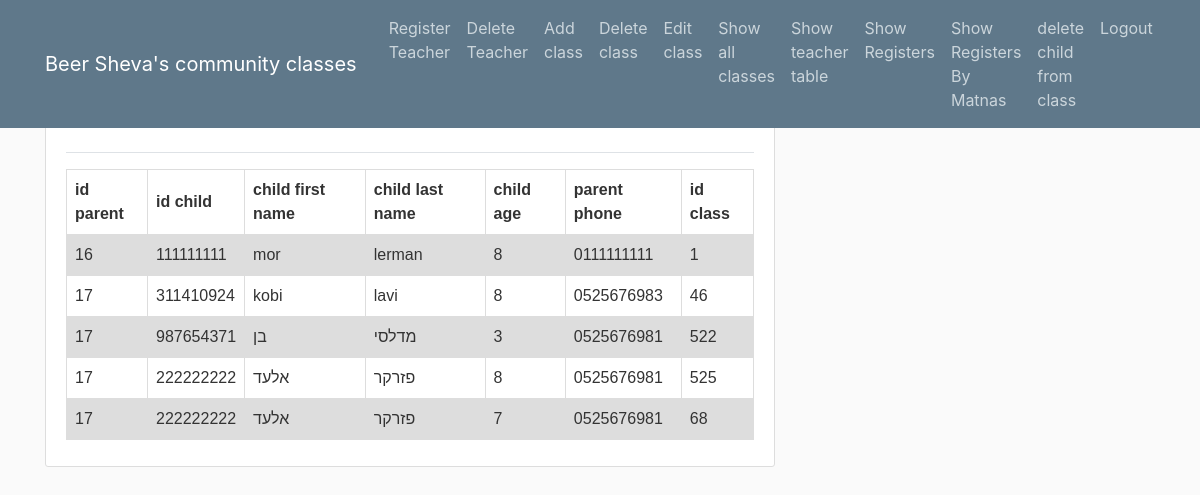
The app's page /AdminShowRegisters/, older data.
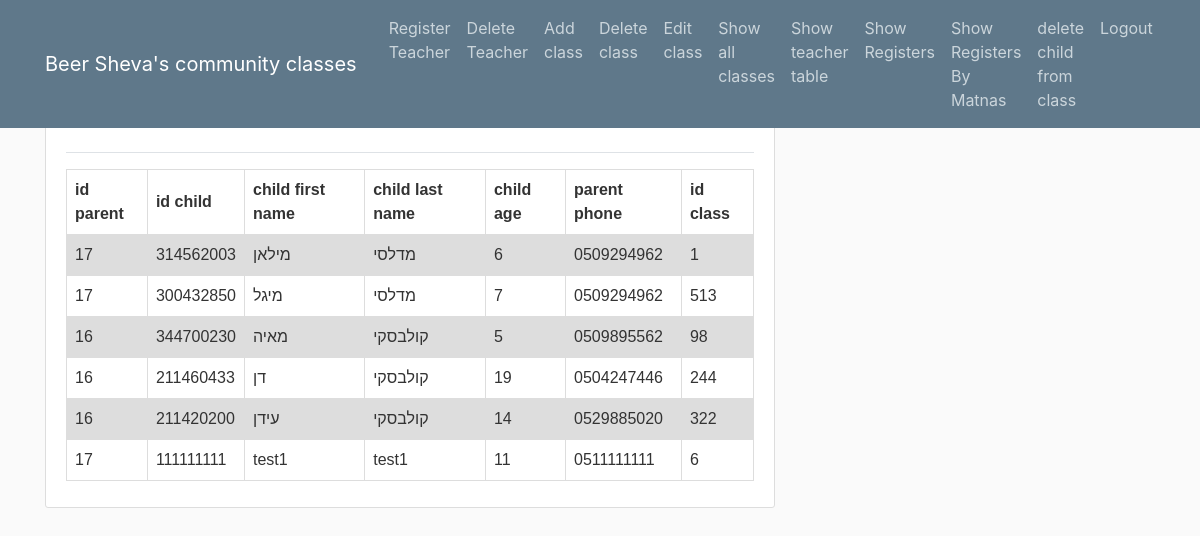
The same page, newer data.
### users/models.py (models this page shows, shortened)
class RegisterChild(models.Model):
	ID_P = models.CharField(max_length=200)
	ID_C = models.CharField(max_length=9)
	FName_C = models.CharField(max_length=20)
	LName_C = models.CharField(max_length=20)
	Age_C  = models.CharField(max_length=10)
	Phone_P = models.CharField(max_length=10)
	idClass = models.CharField(max_length=10)

### users/views.py (the view)
# urls.py: path('AdminShowRegisters/',user_views.adminShowRegisters,name ='AdminShowRegisters'),
def adminShowRegisters(request):
    x = []
    inX = []
    value = RegisterChild.objects.all()
    for item in value:
        inX.append(item.ID_P)
        inX.append(item.ID_C)
        inX.append(item.FName_C)
        inX.append(item.LName_C)
        inX.append(item.Age_C)
        inX.append(item.Phone_P)
        inX.append(item.idClass)
        x.append(inX)
        inX = []
    context = {'x': x}
    return render(request, 'Admin1/showRegisters.html', context)

### users/templates/Admin1/showRegisters.html (shortened to what this page needs)
{% extends "Admin1/baseAdmin.html" %}
{% load crispy_forms_tags %}
{% block content %}
    <div class="content-section">
        <form method="POST">
            <fieldset class="form-group">
                <legend class="border-bottom mb-4">Show Registers</legend>
                    <html>
                    <head>
                    </head>
                    <body>
                    <table>
                      <tr>
                        <th>id parent</th>
                        <th>id child</th>
                        <th>child first name</th>
                        <th>child last name</th>
                        <th>child age</th>
                        <th>parent phone</th>
                        <th>id class</th>
                      </tr>
                    {% for T in x %}
                    <tr>
                    {% for r in T %}
                    <td>{{r}}</td>
                    {% endfor %}
                    </tr>
                    {% endfor %}
                    </body>
                    </html>
            </fieldset>
        </form>
        <div class="border-top pt-3">
        </div>
    </div>
{% endblock content %}

### users/templates/Admin1/baseAdmin.html (shortened to what this page needs)
<!DOCTYPE html>
<html>
<head>
    {% load static %}
    <link rel="stylesheet" href="https://maxcdn.bootstrapcdn.com/bootstrap/4.0.0/css/bootstrap.min.css">
    <link rel="stylesheet" type="text/css" href="{% static 'homepage/main.css' %}">
</head>
<body>
    <header class="site-header">
      <nav class="navbar navbar-expand-md navbar-dark bg-steel fixed-top">
        <div class="container">
          <a class="navbar-brand mr-4" href="{% url 'homepage-home' %}">Beer Sheva's community classes</a>
          <div class="collapse navbar-collapse" id="navbarToggle">
            <div class="navbar-nav mr-auto">
                <a class="nav-item nav-link" href="{% url 'registerTeacher' %}">Register Teacher</a>
                <a class="nav-item nav-link" href="{% url 'deleteTeacher' %}">Delete Teacher</a>
                <a class="nav-item nav-link" href="{% url 'AddActivitiesGroup' %}">Add class</a>
                <a class="nav-item nav-link" href="{% url 'Admin_Delete_Class' %}">Delete class</a>
                <a class="nav-item nav-link" href="{% url 'Admin_Edit_Class' %}">Edit class</a>
                <a class="nav-item nav-link" href="{% url 'AdminGroupActivityTable' %}">Show all classes</a>
                <a class="nav-item nav-link" href="{% url 'TeacherTable' %}">Show teacher table</a>
                <a class="nav-item nav-link" href="{% url 'AdminShowRegisters' %}">Show Registers</a>
                <a class="nav-item nav-link" href="{% url 'showRegistersByMatnas' %}">Show Registers By Matnas</a>
                <a class="nav-item nav-link" href="{% url 'DeleteChildFromClass' %}">delete child from class</a>
                <a class="nav-item nav-link" href="{% url 'homepage-home' %}">Logout</a>
            </div>
          </div>
        </div>
      </nav>
    </header>
    <main role="main" class="container">
      <div class="row">
        <div class="col-md-8">
          {% block content %}{% endblock %}
        </div>
      </div>
    </main>

### homepage/static/homepage/main.css (style rules this page uses)
body { background: #fafafa; color: #333333; margin-top: 5rem; }
.bg-steel { background-color: #5f788a; }
.site-header .navbar-nav .nav-link { color: #cbd5db; }
.content-section { background: #ffffff; padding: 10px 20px; border: 1px solid #dddddd; border-radius: 3px; margin-bottom: 20px; }

### users/templates/Admin1/showRegisters.html (style rules this page uses)
table { font-family: arial, sans-serif; border-collapse: collapse; width: 100%; }
td, th { border: 1px solid #dddddd; text-align: left; padding: 8px; }
tr:nth-child(even) { background-color: #dddddd; }

Row changes from the older to the newer data that the page shows:
removed RegisterChild: T "16" "111111111" "mor" "lerman" "0111111111"
removed RegisterChild: T "17" "311410924" "kobi" "lavi" "0525676983" "46"
removed RegisterChild: T "17" "987654371" "בן" "מדלסי" "0525676981" "522"
removed RegisterChild: T "17" "222222222" "אלעד" "פזרקר" "0525676981" "525"
removed RegisterChild: T "17" "222222222" "אלעד" "פזרקר" "0525676981" "68"
added RegisterChild: T "17" "314562003" "מילאן" "מדלסי" "0509294962"
added RegisterChild: T "17" "300432850" "מיגל" "מדלסי" "0509294962" "513"
added RegisterChild: T "16" "344700230" "מאיה" "קולבסקי" "0509895562" "98"
added RegisterChild: T "16" "211460433" "דן" "קולבסקי" "19" "0504247446" "244"
added RegisterChild: T "16" "211420200" "עידן" "קולבסקי" "14" "0529885020" "322"
added RegisterChild: T "17" "111111111" "test1" "test1" "11" "0511111111"
Text that changed along with them:
list line gone: "8"
new list line: "6"
new list line: "7"
list line gone: "3"
new list line: "5"
list line gone: "7"
